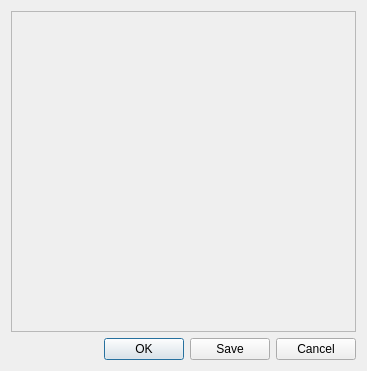
<?xml version="1.0" encoding="UTF-8"?>
<ui version="4.0">
 <class>Dialog_YearlyValues</class>
 <widget class="QDialog" name="Dialog_YearlyValues">
  <property name="geometry">
   <rect>
    <x>0</x>
    <y>0</y>
    <width>367</width>
    <height>371</height>
   </rect>
  </property>
  <property name="windowTitle">
   <string>Dialog</string>
  </property>
  <layout class="QVBoxLayout" name="verticalLayout">
   <item>
    <widget class="QScrollArea" name="scrollArea">
     <property name="widgetResizable">
      <bool>true</bool>
     </property>
     <widget class="QWidget" name="scrollAreaWidgetContents">
      <property name="geometry">
       <rect>
        <x>0</x>
        <y>0</y>
        <width>347</width>
        <height>322</height>
       </rect>
      </property>
     </widget>
    </widget>
   </item>
   <item>
    <widget class="QDialogButtonBox" name="buttonBox">
     <property name="orientation">
      <enum>Qt::Horizontal</enum>
     </property>
     <property name="standardButtons">
      <set>QDialogButtonBox::Cancel|QDialogButtonBox::Ok|QDialogButtonBox::Save</set>
     </property>
    </widget>
   </item>
  </layout>
 </widget>
 <resources/>
 <connections>
  <connection>
   <sender>buttonBox</sender>
   <signal>accepted()</signal>
   <receiver>Dialog_YearlyValues</receiver>
   <slot>accept()</slot>
   <hints>
    <hint type="sourcelabel">
     <x>248</x>
     <y>254</y>
    </hint>
    <hint type="destinationlabel">
     <x>157</x>
     <y>274</y>
    </hint>
   </hints>
  </connection>
  <connection>
   <sender>buttonBox</sender>
   <signal>rejected()</signal>
   <receiver>Dialog_YearlyValues</receiver>
   <slot>reject()</slot>
   <hints>
    <hint type="sourcelabel">
     <x>316</x>
     <y>260</y>
    </hint>
    <hint type="destinationlabel">
     <x>286</x>
     <y>274</y>
    </hint>
   </hints>
  </connection>
 </connections>
</ui>
